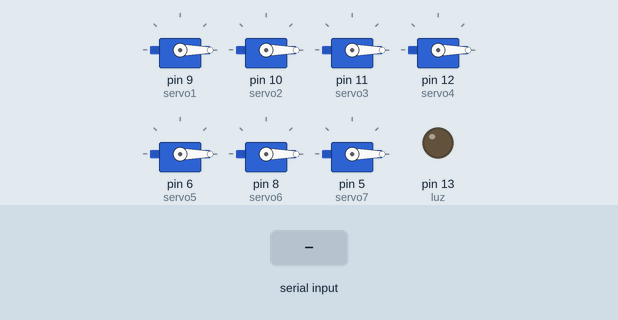
The sketch below on a simulated Arduino Uno, built with avr-gcc and run on an emulated ATmega328P. Shown: 7 × servo, output pins drawn as LEDs (lit = HIGH). The inputs (shaded band) are chosen by the test bench.

Above: at 1.2 s.
1.3 s: "0" received over Serial
At 3.1 s:
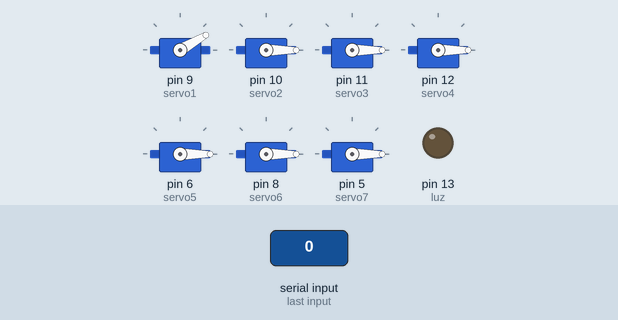
3.7 s: "1" received over Serial
At 4.9 s:
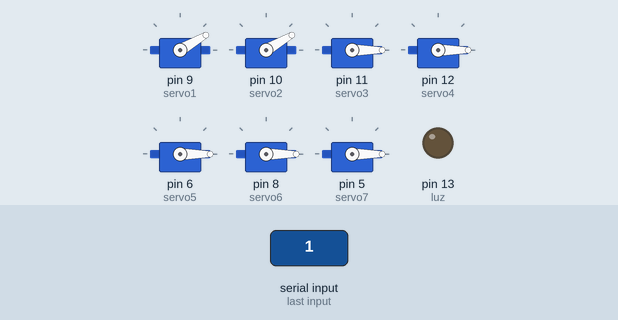
6.1 s: "2" received over Serial
At 7.9 s:
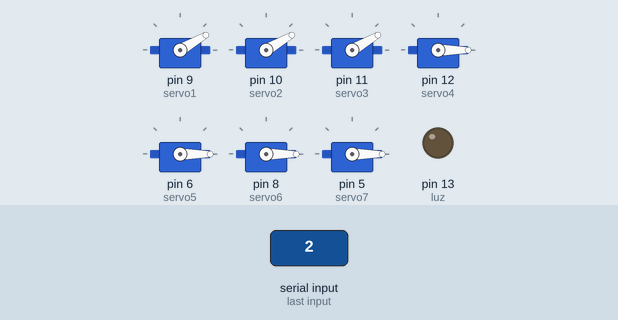
8.5 s: "3" received over Serial
At 9.8 s:
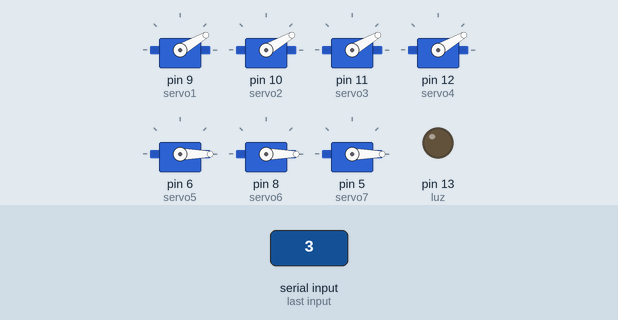
10.9 s: "4" received over Serial
At 12.8 s:
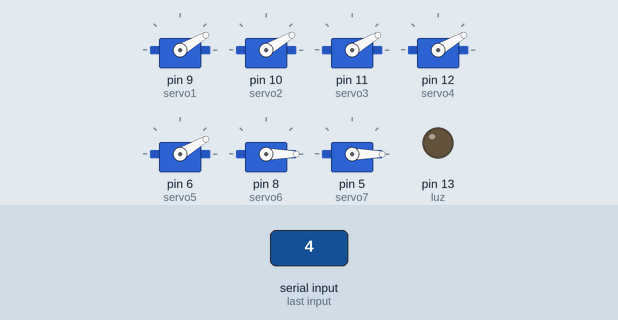
13.3 s: "5" received over Serial
At 14.6 s:
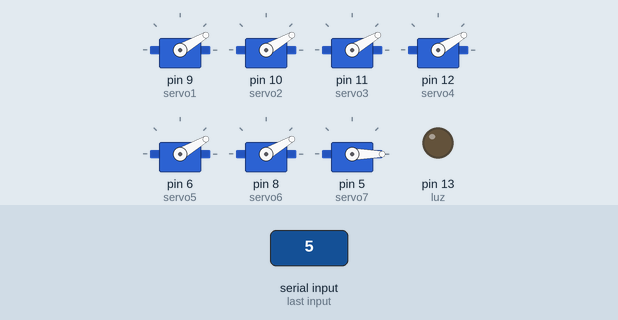
Timing chart, 0 to 16.3 s (numbered marks = the images above; inputs shaded):
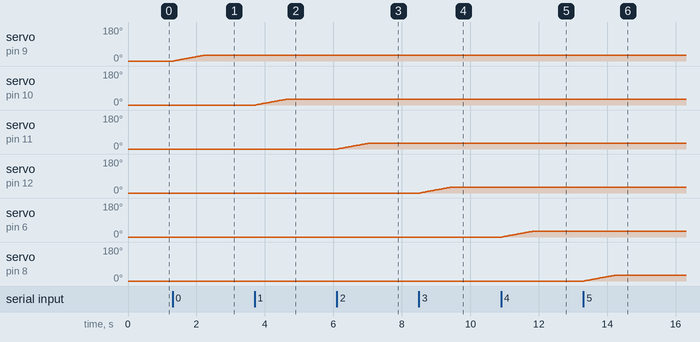

The sketch:

BTDesviosX7APP.ino
```cpp
/*app con BT para L298 con 6 servos
*/


#include <Servo.h>            // Servo-adicionamos librería para servos

Servo servo1;     // Servo- pin 9
Servo servo2;     // Servo- pin 10
Servo servo3;     // Servo- pin 11
Servo servo4;     // Servo- pin 12
Servo servo5;     // Servo- pin 6
Servo servo6;     // Servo- pin 8
Servo servo7;     // Servo- pin 5
int estado1 = 0;  // estado Desvio 1
int estado2 = 0;  // estado Desvio 2
int estado3 = 0;  // estado Desvio 3
int estado4 = 0;  // estado Desvio 4
int estado5 = 0;  // estado Desvio 5
int estado6 = 0;  // estado Desvio 6
int estado7 = 0;  // estado Desvio 7

int angulo = 0 ;    // Servo-angulo de inicio
int retardo = 30; //velocidad servo
int estadoluz = 0; // estado LUZ
int const luz = 13; //Led pin 13

int command; //Int to store app command state.

//DESVIO 1

// movimiento en ángulo creciente
void servocrece1()
{
  for (angulo = 0; angulo <= 30; angulo += 1)
  {
    servo1.write(angulo);
    delay(retardo);
  }
}

// movimiento en ángulo decreciente
void servodecrece1()
{
  for (angulo = 30; angulo >= 0; angulo -= 1)
  {
    servo1.write(angulo);
    delay(retardo);
  }
}
void Desvio1() {

  if (estado1 == 0)
  {
    servocrece1();
  }
  if ( estado1 == 1)
  {
    servodecrece1();
  }
  estado1 = !estado1;

  delay(2);
}

//DESVIO 2

// movimiento en ángulo creciente
void servocrece2()
{
  for (angulo = 0; angulo <= 30; angulo += 1)
  {
    servo2.write(angulo);
    delay(retardo);
  }
}

// movimiento en ángulo decreciente
void servodecrece2()
{
  for (angulo = 30; angulo >= 0; angulo -= 1)
  {
    servo2.write(angulo);
    delay(retardo);
  }
}
void Desvio2() {

  if (estado2 == 0)
  {
    servocrece2();
  }
  if ( estado2 == 1)
  {
    servodecrece2();
  }
  estado2 = !estado2;

  delay(2);
}

//DESVIO 3

// movimiento en ángulo creciente
void servocrece3()
{
  for (angulo = 0; angulo <= 30; angulo += 1)
  {
    servo3.write(angulo);
    delay(retardo);
  }
}

// movimiento en ángulo decreciente
void servodecrece3()
{
  for (angulo = 30; angulo >= 0; angulo -= 1)
  {
    servo3.write(angulo);
    delay(retardo);
  }
}
void Desvio3() {

  if (estado3 == 0)
  {
    servocrece3();
  }
  if ( estado3 == 1)
  {
    servodecrece3();
  }
  estado3 = !estado3;

  delay(2);
}

//DESVIO 4

// movimiento en ángulo creciente
void servocrece4()
{
  for (angulo = 0; angulo <= 30; angulo += 1)
  {
    servo4.write(angulo);
    delay(retardo);
  }
}

// movimiento en ángulo decreciente
void servodecrece4()
{
  for (angulo = 30; angulo >= 0; angulo -= 1)
  {
    servo4.write(angulo);
    delay(retardo);
  }
}
void Desvio4() {

  if (estado4 == 0)
  {
    servocrece4();
  }
  if ( estado4 == 1)
  {
    servodecrece4();
  }
  estado4 = !estado4;

  delay(2);
}

//DESVIO 5

// movimiento en ángulo creciente
void servocrece5()
{
  for (angulo = 0; angulo <= 30; angulo += 1)
  {
    servo5.write(angulo);
    delay(retardo);
  }
}

// movimiento en ángulo decreciente
void servodecrece5()
{
  for (angulo = 30; angulo >= 0; angulo -= 1)
  {
    servo5.write(angulo);
    delay(retardo);
  }
}
void Desvio5() {

  if (estado5 == 0)
  {
    servocrece5();
  }
  if ( estado5 == 1)
  {
    servodecrece5();
  }
  estado5 = !estado5;

  delay(2);
}


//DESVIO 6

// movimiento en ángulo creciente
void servocrece6()
{
  for (angulo = 0; angulo <= 30; angulo += 1)
  {
    servo6.write(angulo);
    delay(retardo);
  }
}

// movimiento en ángulo decreciente

void servodecrece6()
{
  for (angulo = 30; angulo >= 0; angulo -= 1)
  {
    servo6.write(angulo);
    delay(retardo);

  }
}

void Desvio6() {

  if (estado6 == 0)
  {
    servocrece6();
  }
  if ( estado6 == 1)
  {
    servodecrece6();
  }
  estado6 = !estado6;

  delay(2);
}


//DESVIO 7

// movimiento en ángulo creciente
void servocrece7()
{
  for (angulo = 0; angulo <= 30; angulo += 1)
  {
    servo7.write(angulo);
    delay(retardo);
  }
}

// movimiento en ángulo decreciente

void servodecrece7()
{
  for (angulo = 30; angulo >= 0; angulo -= 1)
  {

     servo7.write(angulo);
    delay(retardo);
  }
}

void Desvio7() {

  if (estado7 == 0)
  {
    servocrece7();
  }
  if ( estado7 == 1)
  {
    servodecrece7();
  }
  estado7 = !estado7;

  delay(2);
}


void iluminacion() {
  if (estadoluz == 0)
  {
    digitalWrite(luz, 1);
  }
  if ( estadoluz == 1)
  {
    digitalWrite(luz, 0);;
  }
  estadoluz = !estadoluz;

  delay(2);
}


void setup() {
  Serial.begin(9600);

  servo1.attach (9);       // Define el pin 9
  servo2.attach (10);       // Define el pin 10
  servo3.attach (11);       // Define el pin 11
  servo4.attach (12);       // Define el pin 12
  servo5.attach (6);       // Define el pin 6
  servo6.attach (8);       // Define el pin 8
  servo7.attach (5);       // Define el pin 5
  servo1.write(0);         // si el servo es de 180°
  servo2.write(0);
  servo3.write(0);         // si el servo es de 180° // si el servo es de 180°
  servo4.write(0);         // si el servo es de 180°
  servo5.write(0);         // si el servo es de 180°
  servo6.write(0);         //
  servo7.write(0);         //
  pinMode(luz, OUTPUT);

}

void ControlBT () {
  if (Serial.available() > 0)
  {
    command = Serial.read();

    switch (command) {

      case '0': Desvio1() ;  break;
      case '1': Desvio2(); break;
      case '2': Desvio3(); break;
      case '3': Desvio4(); break;
      case '4': Desvio5(); break;
      case '5': Desvio6(); break;
      case '6': Desvio7(); break;

      case '9': iluminacion(); break;


        delay(2);
    }
  }
}

void loop() {
  ControlBT ();

}
```

Measured:
- after the input at 1.3 s, servo on pin 9 (servo1): moves from 0° to 30° over 0.87 s, starting at once
- after the input at 3.7 s, servo on pin 10 (servo2): moves from 0° to 30° over 0.87 s, starting at once
- after the input at 6.1 s, servo on pin 11 (servo3): moves from 0° to 30° over 0.87 s, starting at once
- after the input at 8.5 s, servo on pin 12 (servo4): moves from 0° to 30° over 0.87 s, starting at once
- after the input at 10.9 s, servo on pin 6 (servo5): moves from 0° to 30° over 0.87 s, starting at once
- after the input at 13.3 s, servo on pin 8 (servo6): moves from 0° to 30° over 0.87 s, starting at once
